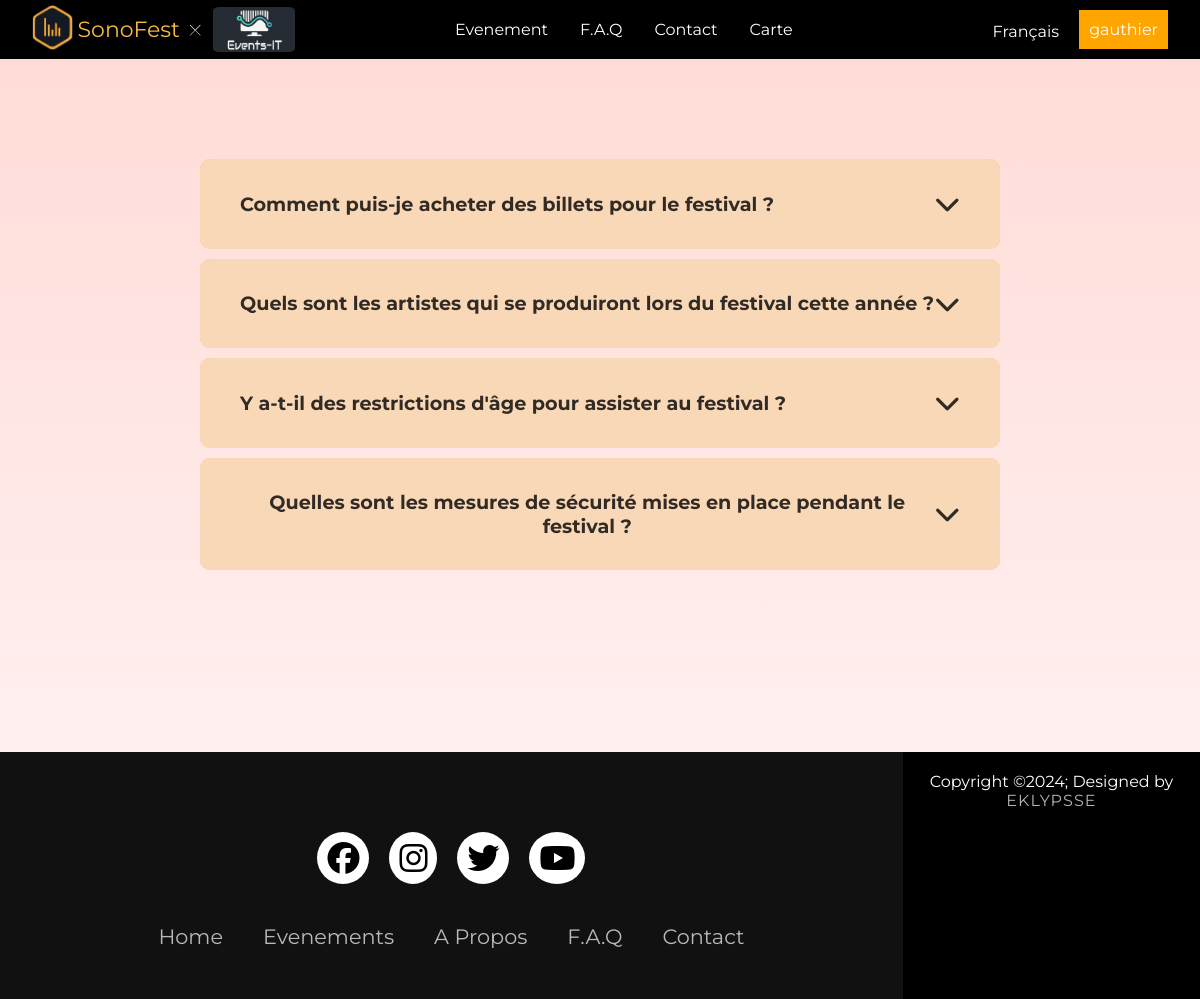
Page /WEBSITE/Front/HTML/FAQ.php (signed in) on the committed database.
### tables this page shows
CREATE TABLE IF NOT EXISTS `faq` (
  `id` int NOT NULL AUTO_INCREMENT,
  `question` text NOT NULL,
  `reponse` text NOT NULL,
  PRIMARY KEY (`id`)
);

### WEBSITE/Front/HTML/FAQ.php (the view, shortened to what this page needs)
<!DOCTYPE html>
<html>
    <head>
        <link rel="stylesheet"  href="https://cdnjs.cloudflare.com/ajax/libs/font-awesome/6.5.1/css/all.min.css" />
        <link rel="stylesheet" href="../CSS/pages.css" />
    </head>
    <body>
    <?php
                include 'header.php';
                ?>
                <main class="faqMain">
                <?php
                $bdd = new PDO('mysql:host=db;dbname=espace_membres', 'root', '');
                $recupArticle = $bdd->query('SELECT * FROM faq');
                while($article = $recupArticle->fetch()){
                    ?>
                    <div class="faq active">
                        <button class="accordion">
                            <?= $article['question'] ?>
                            <i class="fa-solid fa-chevron-down"></i>
                        </button>
                    </div>
                    <?php
                }
                ?>
</main>
            <br>
    <br>
    <br>
    <br>
    </body>
    <footer class="faqMain">
    <?php
                include 'footer.php';
                ?>
    </footer>
</html>

### WEBSITE/Front/CSS/pages.css (style rules this page uses)
* { margin: 0; padding: 0; box-sizing: border-box; font-family: 'Montserrat', sans-serif; }
* { padding: 0; margin: 0; box-sizing: border-box; font-family: "Montserrat", sans-serif; }
.faqMain { margin-top: 100px; }
.accordion { background-color: #F9D8B7; color: rgba(0, 0, 0, 0.8); cursor: pointer; font-size: 1.2rem; width: 100%; padding: 2rem 2.5rem; border: none; outline: none; border-radius: 10px; transition: 0.4s; display: flex; justify-content: space-between; align-items: center; font-weight: bold; margin: 0 auto; max-width: 800px; }
.accordion i { font-size: 1.6rem; }
.active, .accordion:hover { background-color: #F6BF87; border-radius: 10px; }
.faq { border: 1px solid rgba(0, 0, 0, 0.2); margin: 10px auto; max-width: 800px; }
.faq.active { border: none; }
footer { width: 100%; background-color: #F6BF87; color: #fff; display: flex; justify-content: space-between; }
* { padding: 0; margin: 0; box-sizing: border-box; }
body { font-family: 'outfit'; background: linear-gradient(#ffdad5,#fff7f9); }

### WEBSITE/Front/CSS/header.css (style rules this page uses)
* { font-family: "Montserrat", sans-serif; }

### WEBSITE/Front/CSS/footer.css (style rules this page uses)
* { padding: 0; margin: 0; box-sizing: border-box; }
footer { background-color: #111; width: 100%; }

### rows in the picture
faq: question "Comment puis-je acheter des billets pour le festival ?"
faq: question "Quels sont les artistes qui se produiront lors du festival cette année ?"
faq: question "Y a-t-il des restrictions d'âge pour assister au festival ?"
faq: question "Quelles sont les mesures de sécurité mises en place pendant le festival ?"

### other values in the picture
$_SESSION['pseudo'] "gauthier"
